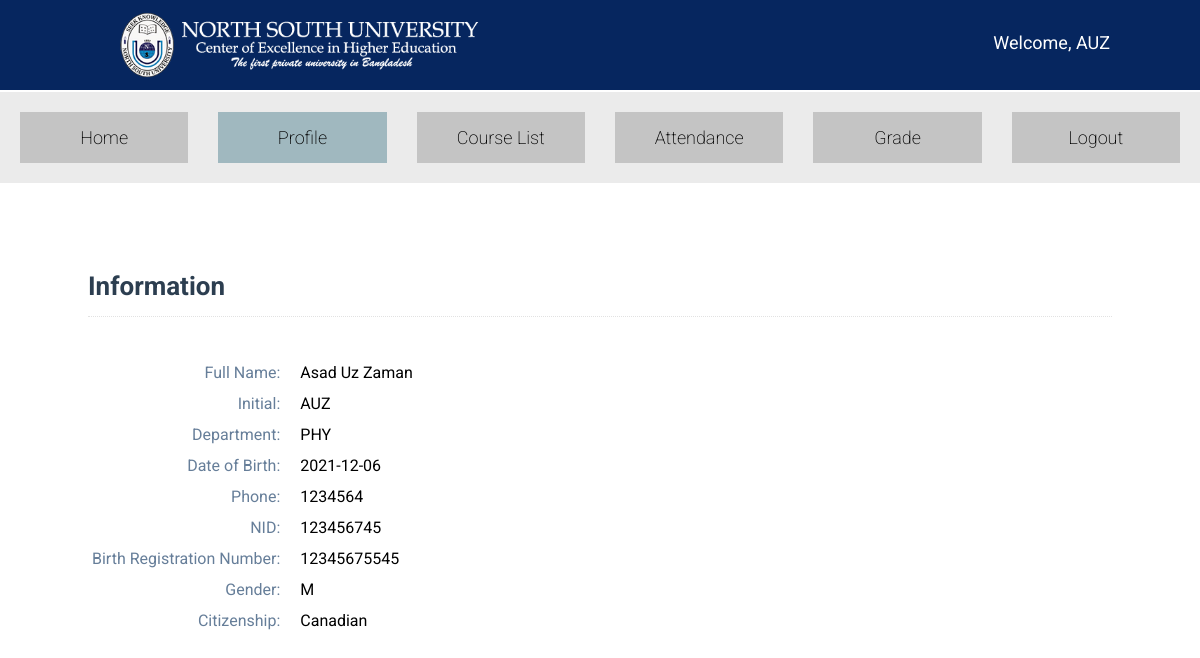
Page /faculty/faculty_profile.php (signed in) on the earlier database version.
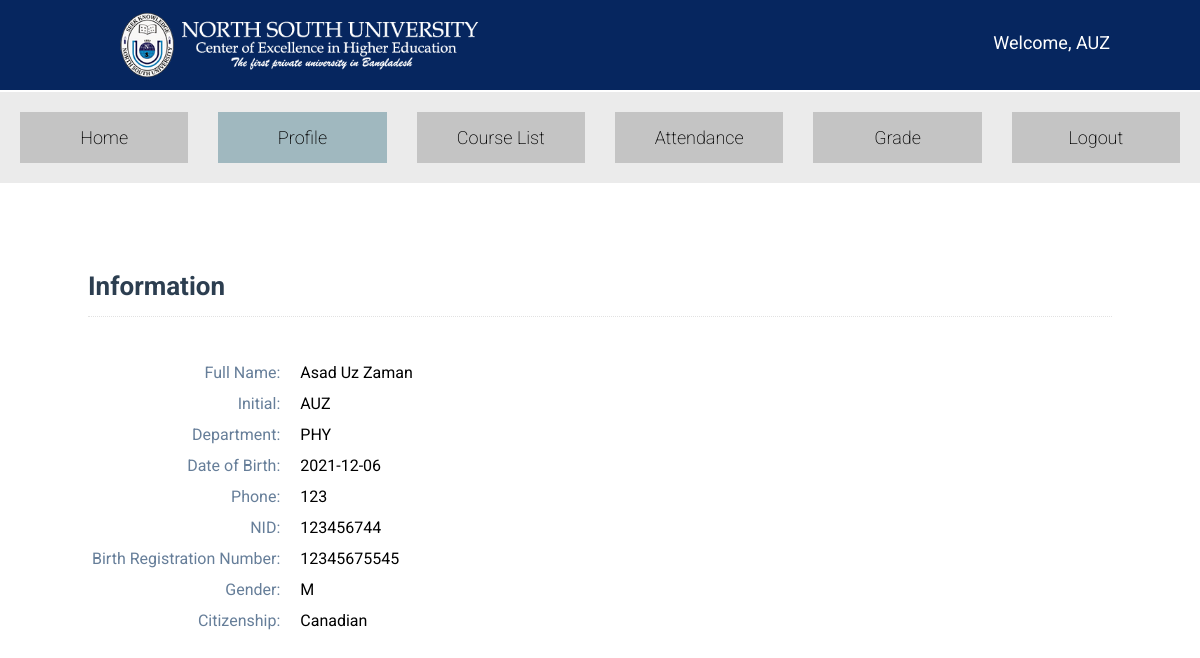
Same page on the later database version.
### tables this page shows
CREATE TABLE `faculty_profile` (
  `name` varchar(40) DEFAULT NULL,
  `initial` varchar(10) NOT NULL,
  `department_name` varchar(10) DEFAULT NULL,
  `phone_number` varchar(15) DEFAULT NULL,
  `nid` varchar(50) NOT NULL,
  `birth_reg_no` varchar(50) NOT NULL,
  `dob` date NOT NULL,
  `gender` char(1) NOT NULL,
  `citizenship` varchar(20) DEFAULT NULL
);

### library/class.Users.php (called while the page is built, shortened)
<?php
class USERS{
    public static function isLogged(){
        return isset($_COOKIE['logged_user']) && isset($_COOKIE['user_role']);
    }
    public static function isLoggedAdmin(){
        return USERS::isLogged() && $_COOKIE['user_role'] == 0;
    }
    public static function isLoggedFaculty(){
        return USERS::isLogged() && $_COOKIE['user_role'] == 1;
    }
    public static function getUserName(){
        return $_COOKIE['logged_user'];
    }
}

### library/class.DB.php (called while the page is built, shortened)
<?php
class DB{
    public $connection;
    function __construct($configs){
        $this->connection = mysqli_connect($configs->host,$configs->username,$configs->password, $configs->dbname);
    }
    function query($sql, $debug=false){
        return mysqli_query($this->connection, $sql);
    }
}

### app.php (called while the page is built, shortened)
<?php
require PATH . './library/class.DB.php';
require PATH . './library/class.Users.php';
$APP_DB = new DB(new CONFIG_DB());

### faculty/faculty_profile.php (the view, shortened to what this page needs)
<?php
include "../app.php";
$template_vars["get_hierarchy"] = "../";
$template_vars["active_id_sub_header"] = 1;
?>
<!DOCTYPE html>
<html lang="en">
<head>
  <link rel="stylesheet" href="../src/css/styles.css">
</head>
<body>
  <?php include "../template/header.php"; ?>
  <?php include "../template/sub_header.php"; ?>
  <?php
  $current = USERS::getUserName();
  $result = $APP_DB->query("SELECT * FROM faculty_profile WHERE initial= '$current'");
  while ($row = $result->fetch_assoc()) {
    $name = $row['name'];
    $initial = $current;
    $department_name = $row['department_name'];
    $phone_no = $row['phone_number'];
    $nid = $row['nid'];
    $birth = $row['birth_reg_no'];
    $date_of_birth = $row['dob'];
    $gender = $row['gender'];
    $citzenship = $row['citizenship'];
  }
  ?>
  <div class="container_panel">
    <h2 class="table_desc">Information</h2>
    <div class="profile_info">
      <div class="profile_info_row">
        <div class="profile_info_name">Full Name:</div>
        <div class="profile_info_value"><?php echo $name; ?></div>
      </div>
      <div class="profile_info_row">
        <div class="profile_info_name">Initial:</div>
        <div class="profile_info_value"><?php echo $initial; ?></div>
      </div>
      <div class="profile_info_row">
        <div class="profile_info_name">Department:</div>
        <div class="profile_info_value"><?php echo $department_name; ?></div>
      </div>
      <div class="profile_info_row">
        <div class="profile_info_name">Date of Birth:</div>
        <div class="profile_info_value"><?php echo $date_of_birth; ?></div>
      </div>
      <div class="profile_info_row">
        <div class="profile_info_name">Phone:</div>
        <div class="profile_info_value"><?php echo $phone_no; ?></div>
      </div>
      <div class="profile_info_row">
        <div class="profile_info_name">NID:</div>
        <div class="profile_info_value"><?php echo $nid; ?></div>
      </div>
      <div class="profile_info_row">
        <div class="profile_info_name">Birth Registration Number:</div>
        <div class="profile_info_value"><?php echo $birth; ?></div>
      </div>
      <div class="profile_info_row">
        <div class="profile_info_name">Gender:</div>
        <div class="profile_info_value"><?php echo $gender; ?></div>
      </div>
      <div class="profile_info_row">
        <div class="profile_info_name">Citizenship:</div>
        <div class="profile_info_value"><?php echo $citzenship; ?></div>
      </div>
    </div>
  </div>
</body>
</html>

### template/header.php
<header>
  <div class="primary-header">
    <a href="<?php echo $template_vars["get_hierarchy"];?>" class="nsu-logo">
      <img src="<?php echo $template_vars["get_hierarchy"];?>src/img/logo-wide.png" alt="" srcset="">
    </a>
    <div class="header-right">
    <?php
    if(USERS::isLogged()){
      ?>
        <a href="#profile">Welcome, <?php echo $_COOKIE['logged_user']; ?></a>
      <?php
    }else{
      ?>
        <a href="#about">About</a>
      <?php
    }
    ?>
    </div>
  </div>
</header>

### template/sub_header.php (shortened to what this page needs)
<?php
function isActiveFacultyHeader($id)
{
    global $template_vars;
    if ($id == $template_vars["active_id_sub_header"]) echo "class=\"active\"";
}
?>
<nav>
    <div class="primary-sub-header">
        <?php if (USERS::isLoggedAdmin()) {
        ?>
            <ul id="sub-header-list">
                <li <?php isActiveAdminHeader(0); ?>><a href="<?php echo $template_vars["get_hierarchy"]; ?>admin/index.php">Home</a></li>
                <li <?php isActiveAdminHeader(1); ?>><a href="<?php echo $template_vars["get_hierarchy"]; ?>admin/advising_control.php">Advising Control</a></li>
                <li <?php isActiveAdminHeader(2); ?>><a href="<?php echo $template_vars["get_hierarchy"]; ?>admin/create_student.php">Create Student</a></li>
                <li <?php isActiveAdminHeader(3); ?>><a href="<?php echo $template_vars["get_hierarchy"]; ?>admin/create_faculty.php">Create Faculty</a></li>
                <li <?php isActiveAdminHeader(4); ?>><a href="<?php echo $template_vars["get_hierarchy"]; ?>admin/student_list.php">Student List</a></li>
                <li <?php isActiveAdminHeader(5); ?>><a href="<?php echo $template_vars["get_hierarchy"]; ?>admin/faculty_list.php">Faculty List</a></li>
                <li <?php isActiveAdminHeader(6); ?>><a href="<?php echo $template_vars["get_hierarchy"]; ?>logout.php">Logout</a></li>
            </ul>
        <?php } else if (USERS::isLoggedFaculty()) { ?>
            <ul id="sub-header-list">
                <li <?php isActiveFacultyHeader(0); ?>><a href="<?php echo $template_vars["get_hierarchy"]; ?>faculty/index.php">Home</a></li>
                <li <?php isActiveFacultyHeader(1); ?>><a href="<?php echo $template_vars["get_hierarchy"]; ?>faculty/faculty_profile.php">Profile</a></li>
                <li <?php isActiveFacultyHeader(2); ?>><a href="<?php echo $template_vars["get_hierarchy"]; ?>faculty/faculty_course_list.php">Course List</a></li>
                <li <?php isActiveFacultyHeader(3); ?>><a href="<?php echo $template_vars["get_hierarchy"]; ?>faculty/faculty_attendance.php">Attendance</a></li>
                <li <?php isActiveFacultyHeader(4); ?>><a href="<?php echo $template_vars["get_hierarchy"]; ?>faculty/faculty_grade.php">Grade</a></li>
                <li><a href="<?php echo $template_vars["get_hierarchy"]; ?>logout.php">Logout</a></li>
            </ul>
        <?php } else if (USERS::isLoggedStudent()) { ?>
            <ul id="sub-header-list">
                <li <?php isActiveStudentHeader(0); ?>><a href="<?php echo $template_vars["get_hierarchy"]; ?>student/index.php">Home</a></li>
                <li <?php isActiveStudentHeader(1); ?>><a href="<?php echo $template_vars["get_hierarchy"]; ?>student/student_profile.php">Profile</a></li>
                <li <?php isActiveStudentHeader(2); ?>><a href="<?php echo $template_vars["get_hierarchy"]; ?>student/student_advising.php">Advising</a></li>
                <li <?php isActiveStudentHeader(3); ?>><a href="<?php echo $template_vars["get_hierarchy"]; ?>student/student_attendance.php">Attendance</a></li>
                <li <?php isActiveStudentHeader(4); ?>><a href="<?php echo $template_vars["get_hierarchy"]; ?>student/student_grade.php">Grade</a></li>
                <li><a href="<?php echo $template_vars["get_hierarchy"]; ?>logout.php">Logout</a></li>
            </ul>
        <?php } ?>
    </div>
</nav>

### src/css/styles.css (style rules this page uses)
* { margin: 0; padding: 0; list-style: none; text-decoration: none; font-family: "Roboto", sans-serif; }
h2 { font-size: 26px; color: #2c3e50; font-weight: bold; }
.container_panel { position: relative; top: 88px; margin-left: 88px; margin-right: 88px; }
.primary-header { padding: 10px; margin-bottom: 2px; height: 70px; background-color: #06265f; }
.nsu-logo img { width: 380px; height: 70px; object-fit: contain; padding-left: 100px; align-self: center; }
.header-right { float: right; margin: 22px; font-size: 18px; margin-right: 80px; }
.header-right a { color: #fff; }
.primary-sub-header { text-align: center; font-size: 18px; font-weight: 200; background-color: #ebebeb; }
#sub-header-list { display: flex; justify-content: space-between; list-style: none; padding: 5px; }
#sub-header-list li { width: 150px; margin: 15px; padding: 15px; background-color: #c4c4c4; }
.active, #sub-header-list li:hover { background-color: #a0b8bf !important; }
#sub-header-list a { color: #000; }
.table_desc { margin-bottom: 35px; border-bottom: 1px dotted #e2e2e2; padding-bottom: 15px; }
.profile_info, .profile_edit, .course_assign { display: table; margin-top: 40px; }
.profile_info_name, .profile_info_row, .profile_edit_name, .profile_edit_row, .course_assign_name, .course_assign_row { display: table-cell; }
.profile_info_row, .profile_edit_row, .course_assign_row { display: table-row; }
.profile_info_name, .profile_edit_name, .course_assign_name { text-align: right; padding: 6px 10px 6px 4px; font-weight: 400; color: #667e99; min-width: 135px; vertical-align: middle; }
.profile_info_value, .profile_edit_input, .course_assign_input { padding-top: 6px; padding-left: 10px; }

Differences in the rows shown:
changed faculty_profile "Asad Uz Zaman": phone_number "1234564" → "123"; nid "123456745" → "123456744"
